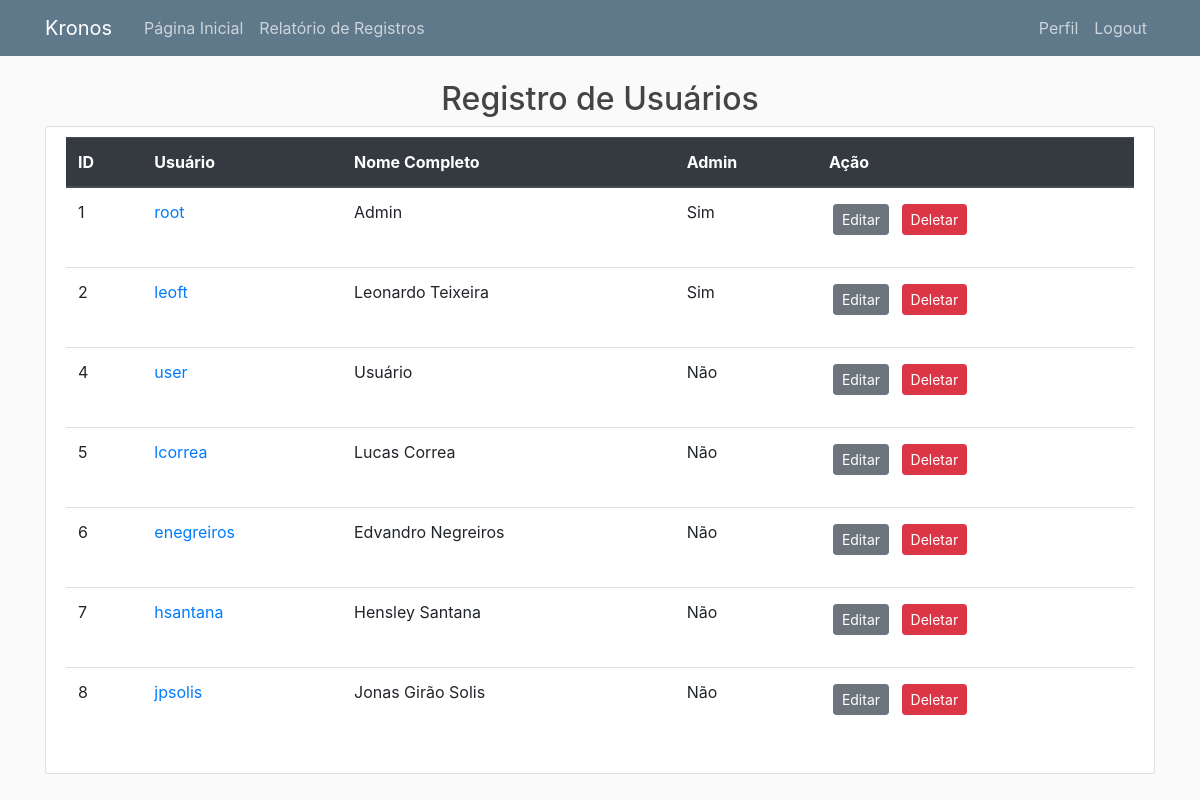
The page /usuarios (signed in) on the database as committed earlier.
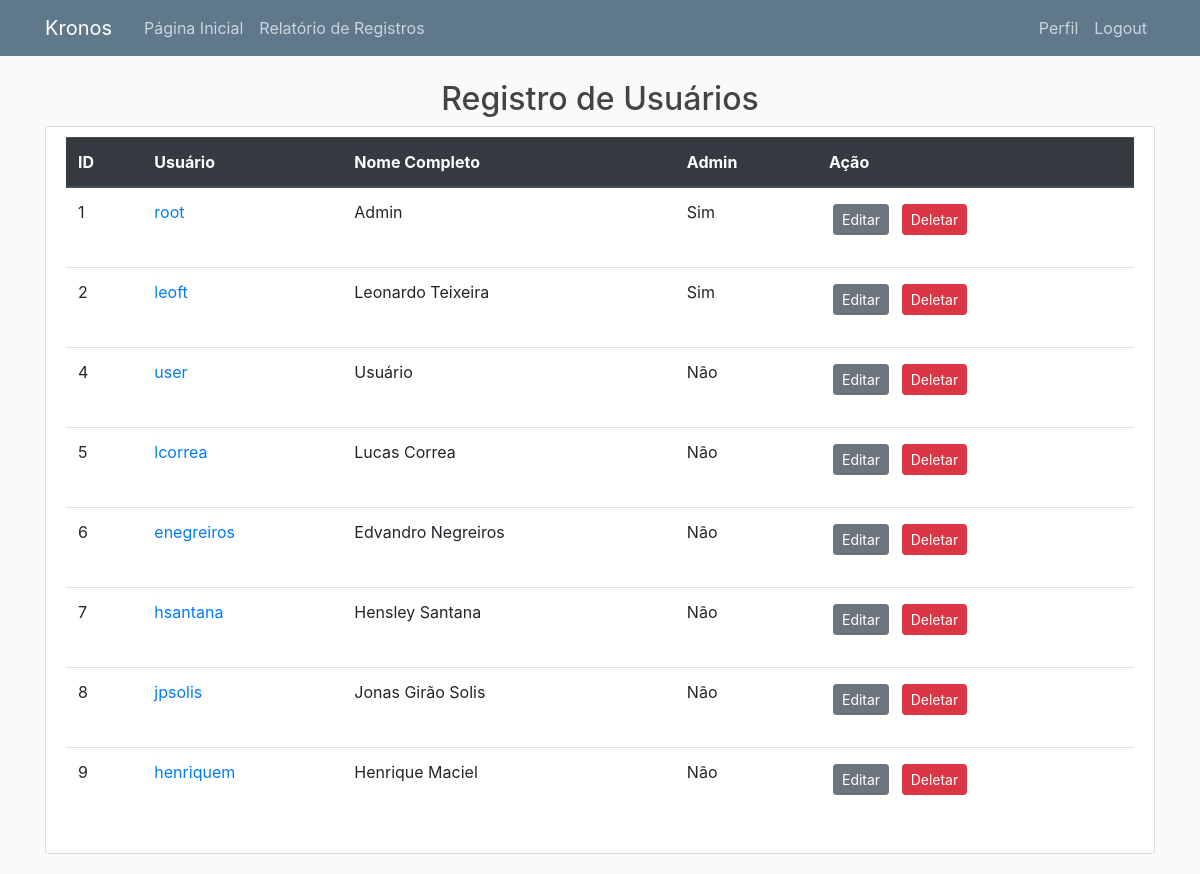
The same page on the database as committed later.
### kronos/models.py (models this page shows, shortened)
class Usuario(db.Model, UserMixin):
    __tablename__ = 'usuarios'
    id = db.Column(db.Integer, primary_key=True)
    username = db.Column(db.String(20), nullable=False, unique=True)
    senha = db.Column(db.String(60), nullable=False)
    nome = db.Column(db.String(50), nullable=False)
    admin = db.Column(db.Boolean, default=False, nullable=False)
    registros = db.relationship('RegistroHoras', backref='autor', lazy=True)

### kronos/routes.py (the view)
@app.route('/usuarios')
@login_required
def usuarios():
    usuarios = Usuario.query.all()
    return render_template('usuarios.html', titulo='Usuários Cadastrados', usuarios=usuarios)

### kronos/models.py (called while the page is built)
@login_manager.user_loader
def load_user(usuario_id):
    return Usuario.query.get(int(usuario_id))

### kronos/templates/usuarios.html
{% extends "base.html" %}
{% block content %}
<h2 style="text-align:center">Registro de Usuários</h2>
<div class="content-section">
        <table class="table">
        <thead class="thead-dark">
                <tr>
                <th>ID</th>
                <th>Usuário</th>
                <th>Nome Completo</th>
                <th>Admin</th>
                <th>Ação</th>
                </tr>
        </thead>
        <tbody>
                {% for usuario in usuarios %}
                <tr>
                        <td>{{ usuario.id }}</td>
                        <td><a href="{{ url_for('usuario_registros', usuario_id=usuario.id) }}">{{ usuario.username }}</a></td>
                        <td>{{ usuario.nome }}</td>
                        {% if usuario.admin %}
                                <td>Sim</td>
                        {% else %}
                                <td>Não</td>
                        {% endif %}
                        <td>
                                <p><a class="btn btn-secondary btn-sm m-1" href="{{ url_for('editar_usuario', usuario_id=usuario.id) }}">Editar</a>
                                <a class="btn btn-danger btn-sm m-1" href="{{ url_for('deletar_usuario', usuario_id=usuario.id) }}">Deletar</a></p>
                        </td>
                </tr>
                {% endfor %}
        </tbody>
        </table>
{% endblock content %}

### kronos/templates/base.html (shortened to what this page needs)
<!DOCTYPE html>
<html>
  <head>
    <link rel="stylesheet" href="https://stackpath.bootstrapcdn.com/bootstrap/4.4.1/css/bootstrap.min.css">
    <link rel="stylesheet" type="text/css" href="{{ url_for('static', filename='main.css') }}">
    </head>
  <body>
    <header class="site-header">
      <nav class="navbar navbar-expand-md navbar-dark bg-steel fixed-top">
        <div class="container">
          <a class="navbar-brand mr-4" href="/">Kronos</a>
          <div class="collapse navbar-collapse" id="navbarToggle">
            <div class="navbar-nav mr-auto">
              {% if current_user.admin %}
                <a class="nav-item nav-link" href="{{ url_for('userpage') }}">Página Inicial</a>
                <a class="nav-item nav-link" href="{{ url_for('usuarios') }}">Usuários</a>
                <a class="nav-item nav-link" href="{{ url_for('projetos') }}">Projetos</a>
              {% else %}
                {% if current_user.is_authenticated %}
                  <a class="nav-item nav-link" href="{{ url_for('userpage') }}">Página Inicial</a>
                  <a class="nav-item nav-link" href="{{ url_for('relatorio', usuario_id=current_user.id) }}">Relatório de Registros</a>
                {% else %}
                  <a class="nav-item nav-link" href="{{ url_for('userpage') }}">Página Inicial</a>
                {% endif %}
              {% endif %}
            </div>
            <div class="navbar-nav">
              {% if current_user.admin %}
                <a class="nav-item nav-link" href="{{ url_for('registrar') }}">Cadastrar Usuário</a>
                <a class="nav-item nav-link" href="{{ url_for('perfil') }}">Perfil</a>
                <a class="nav-item nav-link" href="{{ url_for('logout') }}">Logout</a>
              {% else %}
                {% if current_user.is_authenticated %}
                  <a class="nav-item nav-link" href="{{ url_for('perfil') }}">Perfil</a>
                  <a class="nav-item nav-link" href="{{ url_for('logout') }}">Logout</a>
                {% else %}
                  <a class="nav-item nav-link" href="{{ url_for('login') }}">Login</a>
                {% endif %}
              {% endif %}
            </div>
          </div>
        </div>
      </nav>
    </header>
    <main role="main" class="container">
      <div class="row">
        <div class="col">
          {% block content %}{% endblock content %}
        </div>
      </div>
    </main>
  </body>
</html>

### kronos/static/main.css (style rules this page uses)
body { background: #fafafa; color: #333333; margin-top: 5rem; }
h1, h2, h3, h4, h5, h6 { color: #444444; }
.bg-steel { background-color: #5f788a; }
.site-header .navbar-nav .nav-link { color: #cbd5db; }
.content-section { background: #ffffff; padding: 10px 20px; border: 1px solid #dddddd; border-radius: 3px; margin-bottom: 20px; }

Rows that differ between the two databases and show on the page:
added Usuario: id "9", username "henriquem", nome "Henrique Maciel", admin "Não"
